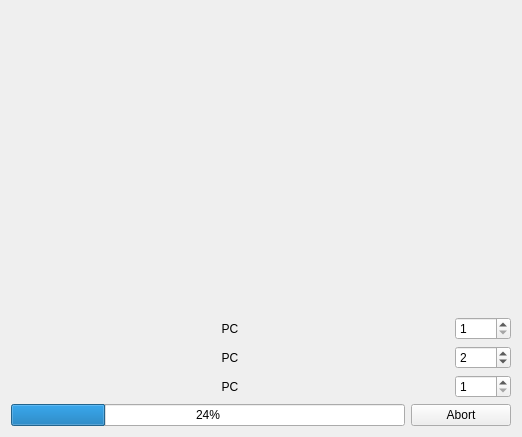
<?xml version="1.0" encoding="UTF-8"?>
<ui version="4.0">
 <class>ScatterPlot2D</class>
 <widget class="QWidget" name="ScatterPlot2D">
  <property name="geometry">
   <rect>
    <x>0</x>
    <y>0</y>
    <width>510</width>
    <height>425</height>
   </rect>
  </property>
  <property name="sizePolicy">
   <sizepolicy hsizetype="Minimum" vsizetype="Minimum">
    <horstretch>0</horstretch>
    <verstretch>0</verstretch>
   </sizepolicy>
  </property>
  <property name="minimumSize">
   <size>
    <width>510</width>
    <height>425</height>
   </size>
  </property>
  <property name="cursor">
   <cursorShape>ArrowCursor</cursorShape>
  </property>
  <property name="windowTitle">
   <string>Form</string>
  </property>
  <layout class="QGridLayout" name="gridLayout_3">
   <property name="sizeConstraint">
    <enum>QLayout::SetMinimumSize</enum>
   </property>
   <item row="1" column="0">
    <layout class="QGridLayout" name="gridLayout">
     <property name="sizeConstraint">
      <enum>QLayout::SetMinimumSize</enum>
     </property>
     <item row="2" column="1">
      <widget class="QSpinBox" name="valXYaxis">
       <property name="minimumSize">
        <size>
         <width>56</width>
         <height>23</height>
        </size>
       </property>
       <property name="maximumSize">
        <size>
         <width>56</width>
         <height>23</height>
        </size>
       </property>
       <property name="minimum">
        <number>1</number>
       </property>
      </widget>
     </item>
     <item row="0" column="0">
      <widget class="QLabel" name="valXaxis_name">
       <property name="sizePolicy">
        <sizepolicy hsizetype="Minimum" vsizetype="Minimum">
         <horstretch>0</horstretch>
         <verstretch>0</verstretch>
        </sizepolicy>
       </property>
       <property name="minimumSize">
        <size>
         <width>57</width>
         <height>15</height>
        </size>
       </property>
       <property name="maximumSize">
        <size>
         <width>16777215</width>
         <height>16777215</height>
        </size>
       </property>
       <property name="text">
        <string>PC</string>
       </property>
       <property name="alignment">
        <set>Qt::AlignCenter</set>
       </property>
      </widget>
     </item>
     <item row="2" column="0">
      <widget class="QLabel" name="valXYaxis_name">
       <property name="sizePolicy">
        <sizepolicy hsizetype="Minimum" vsizetype="Minimum">
         <horstretch>0</horstretch>
         <verstretch>0</verstretch>
        </sizepolicy>
       </property>
       <property name="minimumSize">
        <size>
         <width>57</width>
         <height>15</height>
        </size>
       </property>
       <property name="maximumSize">
        <size>
         <width>16777215</width>
         <height>16777215</height>
        </size>
       </property>
       <property name="text">
        <string>PC</string>
       </property>
       <property name="alignment">
        <set>Qt::AlignCenter</set>
       </property>
      </widget>
     </item>
     <item row="0" column="1">
      <widget class="QSpinBox" name="valXaxis">
       <property name="minimumSize">
        <size>
         <width>56</width>
         <height>23</height>
        </size>
       </property>
       <property name="maximumSize">
        <size>
         <width>56</width>
         <height>23</height>
        </size>
       </property>
       <property name="minimum">
        <number>1</number>
       </property>
      </widget>
     </item>
     <item row="1" column="0">
      <widget class="QLabel" name="valYaxis_name">
       <property name="sizePolicy">
        <sizepolicy hsizetype="Minimum" vsizetype="Minimum">
         <horstretch>0</horstretch>
         <verstretch>0</verstretch>
        </sizepolicy>
       </property>
       <property name="minimumSize">
        <size>
         <width>57</width>
         <height>15</height>
        </size>
       </property>
       <property name="maximumSize">
        <size>
         <width>16777215</width>
         <height>16777215</height>
        </size>
       </property>
       <property name="text">
        <string>PC</string>
       </property>
       <property name="alignment">
        <set>Qt::AlignCenter</set>
       </property>
      </widget>
     </item>
     <item row="1" column="1">
      <widget class="QSpinBox" name="valYaxis">
       <property name="minimumSize">
        <size>
         <width>56</width>
         <height>23</height>
        </size>
       </property>
       <property name="maximumSize">
        <size>
         <width>56</width>
         <height>23</height>
        </size>
       </property>
       <property name="minimum">
        <number>1</number>
       </property>
       <property name="value">
        <number>2</number>
       </property>
      </widget>
     </item>
    </layout>
   </item>
   <item row="0" column="0">
    <widget class="QWidget" name="plotwidget" native="true">
     <property name="sizePolicy">
      <sizepolicy hsizetype="Minimum" vsizetype="Minimum">
       <horstretch>0</horstretch>
       <verstretch>0</verstretch>
      </sizepolicy>
     </property>
     <property name="minimumSize">
      <size>
       <width>500</width>
       <height>300</height>
      </size>
     </property>
    </widget>
   </item>
   <item row="2" column="0">
    <layout class="QGridLayout" name="gridLayout_2">
     <property name="sizeConstraint">
      <enum>QLayout::SetMinimumSize</enum>
     </property>
     <item row="0" column="0">
      <widget class="QProgressBar" name="progressBar">
       <property name="sizePolicy">
        <sizepolicy hsizetype="Minimum" vsizetype="Fixed">
         <horstretch>0</horstretch>
         <verstretch>0</verstretch>
        </sizepolicy>
       </property>
       <property name="value">
        <number>24</number>
       </property>
      </widget>
     </item>
     <item row="0" column="1">
      <widget class="QPushButton" name="abortButton">
       <property name="maximumSize">
        <size>
         <width>100</width>
         <height>25</height>
        </size>
       </property>
       <property name="text">
        <string>Abort</string>
       </property>
      </widget>
     </item>
    </layout>
   </item>
  </layout>
  <action name="actionExit">
   <property name="text">
    <string>Exit</string>
   </property>
   <property name="toolTip">
    <string>Exit</string>
   </property>
  </action>
 </widget>
 <resources/>
 <connections/>
</ui>
